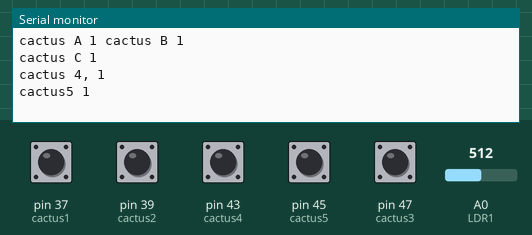
Simulated run of this sketch. Board: Arduino Mega 2560, built with avr-gcc and run on an emulated ATmega2560. Parts: the last lines printed to the serial monitor. The test bench sets the inputs (shaded band); at power-on: pin 37 (cactus1), pin 39 (cactus2), pin 43 (cactus4), pin 45 (cactus5), pin 47 (cactus3) HIGH, A0 (LDR1) = 512.

Above: at 1.2 s.
1.3 s: pin 37 (cactus1) pulled LOW for 0.15 s
At 2.1 s:
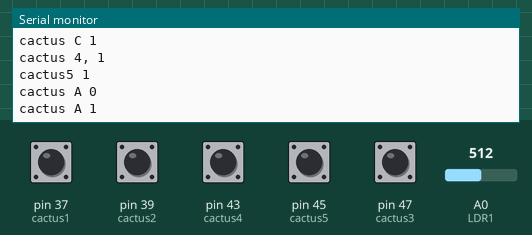
2.9 s: pin 39 (cactus2) pulled LOW for 0.15 s
At 4.2 s:
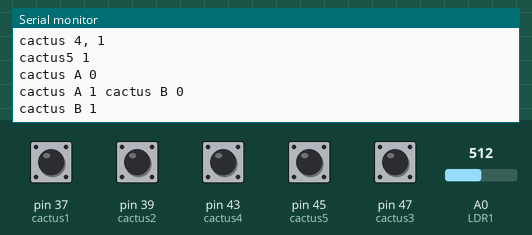
4.5 s: pin 43 (cactus4) pulled LOW for 0.15 s
At 5.8 s:
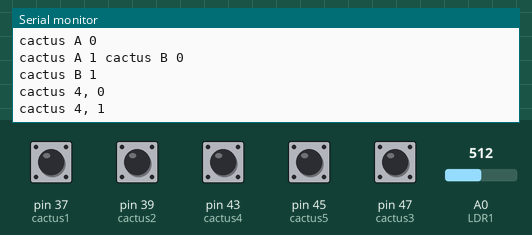
6.1 s: pin 45 (cactus5) pulled LOW for 0.15 s
At 7.0 s:
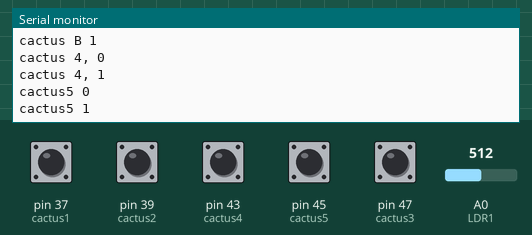
7.7 s: pin 47 (cactus3) pulled LOW for 0.15 s
At 8.2 s:
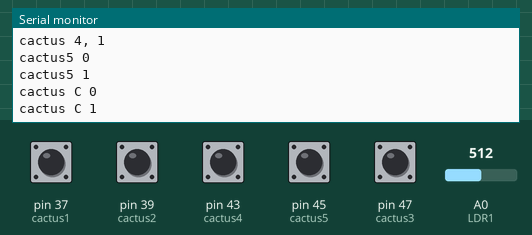
9.3 s: pin 37 (cactus1) pulsed LOW 2 times (0.12 s each, 0.3 s apart)
At 9.63 s:
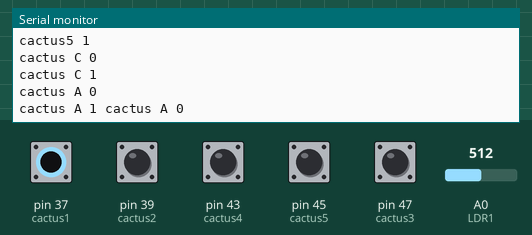

The sketch:

_10_cactus2601.ino
```cpp
int LDR1 = A0;
int paddenstoelA;

//#10 cactus
int cactus1 = 37;
int cactus2 = 39;
int cactus3 = 47;
int cactus4 = 43;
int cactus5 = 45;
int au1;
int au2;
int au3;
int au4;
int au5;
int oldau1;
int oldau2;
int oldau3;
int oldau4;
int oldau5;

void setup() {
  // put your setup code here, to run once:
//#10 Cactus
  pinMode (cactus1, INPUT_PULLUP);
  pinMode (cactus2, INPUT_PULLUP);
  pinMode (cactus3, INPUT_PULLUP);
  pinMode (cactus4, INPUT_PULLUP);
  pinMode (cactus5, INPUT_PULLUP);
  pinMode (LDR1, INPUT);
  Serial.begin(9600);
}

void loop() {
  // put your main code here, to run repeatedly:
 cactus();
}

void cactus() {

paddenstoelA = analogRead(LDR1);
  au1 = digitalRead(cactus1);
  if (au1 != oldau1) {
    if (au1 == HIGH) {
      Serial.print("cactus A 1 ");
    }
    else {
      Serial.println("cactus A 0");
    }
    oldau1 = au1;
  }

  au2 = digitalRead(cactus2);
  if (au2 != oldau2) {
    if (au2 == HIGH) {
      Serial.println("cactus B 1");
    }
    else {
      Serial.println("cactus B 0");
    }
    oldau2 = au2;
  }

  au3 = digitalRead(cactus3);
  if (au3 != oldau3) {
    if (au3 == HIGH) {
      Serial.println("cactus C 1");
    }
    else {
      Serial.println("cactus C 0");
    }
    oldau3 = au3;
  }

  au4 = digitalRead(cactus4);
  if (au4 != oldau4) {
    if (au4 == HIGH) {
      Serial.println("cactus 4, 1");
    }
    else {
      Serial.println("cactus 4, 0");
    }
    oldau4 = au4;
  }

  au5 = digitalRead(cactus5);
  if (au5 != oldau5) {
    if (au5 == HIGH) {
      Serial.println("cactus5 1");
    }
    else {
      Serial.println("cactus5 0");
    }
    oldau5 = au5;
  }
}
```

Measured:
- after the input at 1.3 s, the serial monitor: prints a new line at once (image 1)
- after the input at 2.9 s, the serial monitor: prints a new line at once (image 2)
- after the input at 4.5 s, the serial monitor: prints a new line at once (image 3)
- after the input at 6.1 s, the serial monitor: prints a new line at once (image 4)
- after the input at 7.7 s, the serial monitor: prints a new line at once (image 5)
- after the input at 9.3 s, the serial monitor: prints a new line at once (image 6)
